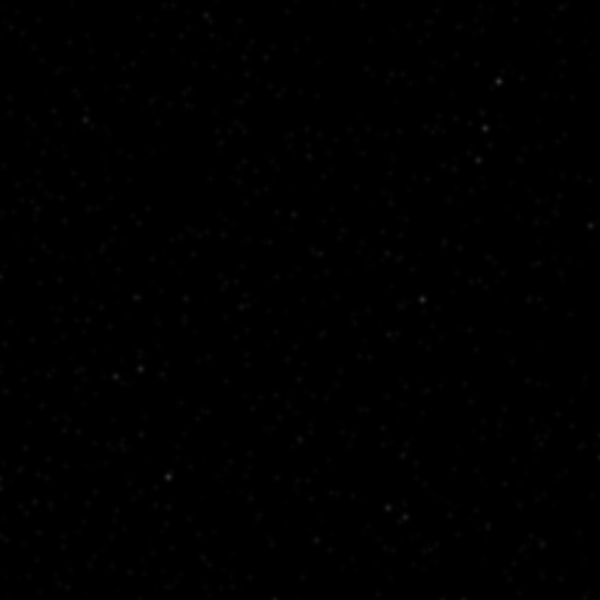
Frame 1 (no input)
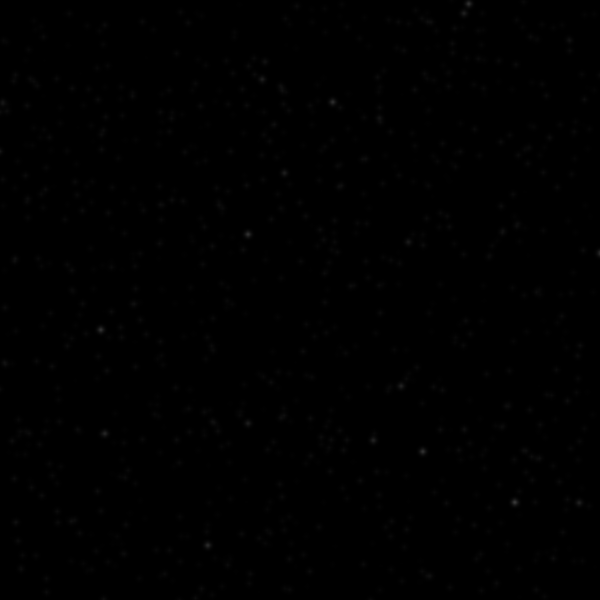
Frame 2 (the mouse pressed at the canvas centre, redrawn once)

The p5.js sketch that drew these frames (run headless with seeded random() and noise() and a simulated clock; the mouse was pressed at the canvas centre and the sketch redrawn once):

// p5.js sketch
// ── sketch.js
let NUM_VERY_TINY_STARS = 1000
let VERY_TINY_STAR_RADIUS = 1.25
let NUM_TINY_STARS = 25
let TINY_STAR_RADIUS = 3
function setup() {
  createCanvas(600, 600);
  noLoop()
}

function draw() {
  background(0);
  noStroke()
  fill(255)
  for (let i = 0; i < NUM_VERY_TINY_STARS; i++) {
    fill(random(0,255))
    circle(random(0,width), random(0,height), VERY_TINY_STAR_RADIUS )
  }
    for (let i = 0; i < NUM_TINY_STARS; i++) {
    fill(random(0,255))
    circle(random(0,width), random(0,height), TINY_STAR_RADIUS )
  }
  filter(BLUR,2)
}
